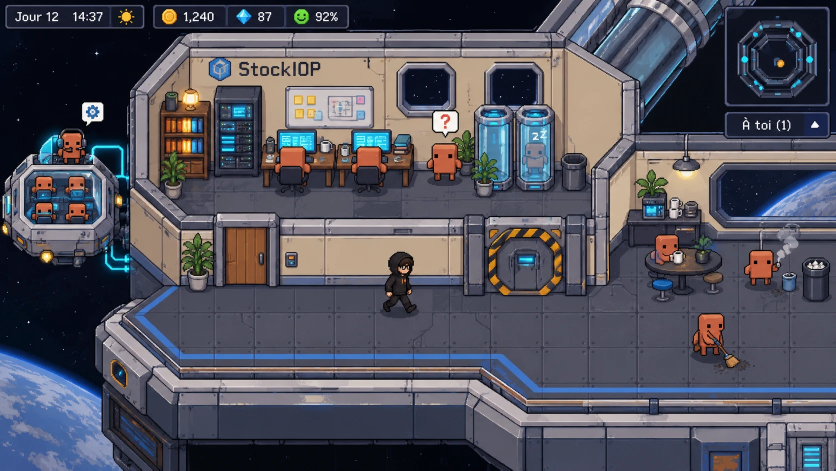
#> input picture hq/conception/references/chatgpt-9.webp, 1672 x 941 px (shown at 1/2 size)
$ python kit_station.py
#> lines starting #> are read from the running program, lines starting #| are printed output that depends on the picture
### hq/art/pixeliser.py
"""Responsabilité : ramener un morceau d'image de référence (illustration « façon pixel art » générée par ChatGPT,
floue et à pixels irréguliers) en VRAI pixel art du jeu : fond retiré, une seule taille de pixel (grille de 16 px par
case, affichée ×2), palette réduite, bords francs. Utilisé pour bâtir le kit de textures et de sprites de la station.

Usage en module : `pixeliser(image, boite, echelle)` ; en ligne de commande : voir `main`.
"""
from __future__ import annotations

import argparse
from pathlib import Path

import numpy as np
from PIL import Image
from scipy import ndimage

Boite = tuple[int, int, int, int]


# [11 lines left out: function retirer_fond, not called in this run]


def reduire(im: Image.Image, echelle: float) -> Image.Image:
    """Une case de `echelle` px de l'image source devient un pixel d'art (moyenne, alpha tranché net)."""
    w = max(1, round(im.width / echelle))
    h = max(1, round(im.height / echelle))
    a = np.array(im.convert('RGBA')).astype(float)
    a[..., :3] *= a[..., 3:4] / 255
    pre = Image.fromarray(a.astype(np.uint8)).resize((w, h), Image.Resampling.BOX)
    alpha = im.getchannel('A').resize((w, h), Image.Resampling.BOX)
    b = np.array(pre).astype(float)
    al = np.array(alpha).astype(float)
    b[..., :3] = np.where(al[..., None] > 0, b[..., :3] * 255 / np.maximum(al[..., None], 1), 0)
    b[..., 3] = np.where(al > 110, 255, 0)
    return Image.fromarray(b.clip(0, 255).astype(np.uint8))


def palette(im: Image.Image, couleurs: int) -> Image.Image:
    """Palette réduite (médiane), transparence conservée : des aplats nets au lieu du flou de l'illustration."""
    rgb = im.convert('RGB').quantize(colors=couleurs, method=Image.Quantize.MEDIANCUT, dither=Image.Dither.NONE)
    out = rgb.convert('RGBA')
    out.putalpha(im.getchannel('A'))
    return out


def pixeliser(source: Image.Image, boite: Boite, echelle: float, couleurs: int = 20, fond: bool = True) -> Image.Image:
    morceau = source.crop(boite)
    if fond:
        morceau = retirer_fond(morceau)
    else:
        morceau = morceau.convert('RGBA')
    return palette(reduire(morceau, echelle), couleurs)


# [12 lines left out: function main, not called in this run]


# [2 lines that do not run on import are left out]

### hq/art/kit_station.py
"""Responsabilité : prélever le kit de la station dans l'image de référence validée par Chris (compartiment StockIOP,
`conception/references/chatgpt-9.webp`, et planche `chatgpt-7.webp`) et le remettre au propre en vrai pixel art,
à l'échelle commune du jeu : 4 px de l'image = 1 px d'art, une case = 20 px d'art (une plaque de sol).
Sortie : `art/kit/*.png` (pièces sources du rendu) + `art/kit/planche.png` (contrôle visuel).
"""
from __future__ import annotations

from pathlib import Path

from PIL import Image

from pixeliser import palette, pixeliser, reduire

ICI = Path(__file__).resolve().parent
REF = ICI.parent / 'conception' / 'references'
KIT = ICI / 'kit'
ECHELLE = 4.0
CASE = 20

# nom → (image, boîte x0 y0 x1 y1 dans l'image source, fond à retirer)
PIECES: dict[str, tuple[str, tuple[int, int, int, int], bool]] = {
    'sol-plaque': ('chatgpt-9.webp', (428, 625, 508, 695), False),
    'mur-bas': ('chatgpt-9.webp', (650, 432, 898, 574), False),
    'mur-fond-haut': ('chatgpt-9.webp', (560, 68, 760, 112), False),
    'creme': ('chatgpt-9.webp', (520, 150, 600, 230), False),
    'porte-bois': ('chatgpt-9.webp', (436, 448, 562, 576), False),
    'sas': ('chatgpt-9.webp', (968, 428, 1128, 592), False),
    'hublot': ('chatgpt-9.webp', (792, 118, 916, 230), False),
    'bord-coursive': ('chatgpt-9.webp', (430, 700, 830, 800), False),
}


def piece(nom: str) -> Image.Image:
    fichier, boite, fond = PIECES[nom]
    img = pixeliser(Image.open(REF / fichier), boite, ECHELLE, couleurs=24, fond=fond)
    if nom == 'sol-plaque':  # plaque vue un peu écrasée dans l'image : ramenée à une case carrée
        img = img.resize((CASE, CASE), Image.Resampling.NEAREST)
    return img


def planche(pieces: dict[str, Image.Image]) -> Image.Image:
    z = 5
    largeur = sum(p.width * z + 24 for p in pieces.values()) + 24
    hauteur = max(p.height * z for p in pieces.values()) + 48
    f = Image.new('RGBA', (largeur, hauteur), (11, 14, 28, 255))
    x = 24
    for p in pieces.values():
        f.alpha_composite(p.resize((p.width * z, p.height * z), Image.Resampling.NEAREST), (x, 24))
        x += p.width * z + 24
    return f


def main() -> None:
    KIT.mkdir(exist_ok=True)
    pieces = {nom: piece(nom) for nom in PIECES}
#> in reduire, `alpha = im.getchannel('A').resize((w, h), Image.Resampling.BOX)`: alpha: PIL image 20x18 L; every value is 255
#> in piece, `img = img.resize((CASE, CASE), Image.Resampling.NEAREST)`:
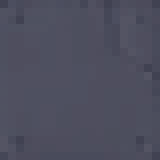
#> img: PIL image 20x20 RGBA (shown 8 times larger); mean R, G, B, A 77.5, 78.2, 93.9, 255
#> in reduire (call 2), `alpha = im.getchannel('A').resize((w, h), Image.Resampling.BOX)`: alpha: PIL image 62x36 L; every value is 255
#> in reduire (call 2), `al = np.array(alpha).astype(float)`: al: shape (36, 62) float64; every value is 255
#> call 2 of palette, with couleurs = 24
#> in palette (call 2), `rgb = im.convert('RGB').quantize(colors=couleurs, method=Image.Quantiz..`:
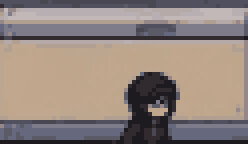
#> rgb: PIL image 62x36 P (shown 4 times larger); mean R, G, B 145.9, 132.2, 125.5
#> call 3 of pixeliser, with boite = (560, 68, 760, 112), echelle = 4, couleurs = 24, fond = False
#> in pixeliser (call 3), `morceau = source.crop(boite)`:
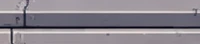
#> morceau: PIL image 200x44 RGB; mean R, G, B 139.4, 133.8, 142.1
#> in reduire (call 4), `alpha = im.getchannel('A').resize((w, h), Image.Resampling.BOX)`: alpha: PIL image 20x20 L; every value is 255
#> in reduire (call 4), `al = np.array(alpha).astype(float)`: al: shape (20, 20) float64; every value is 255
#> call 4 of palette, with couleurs = 24
#> in palette (call 4), `rgb = im.convert('RGB').quantize(colors=couleurs, method=Image.Quantiz..`:
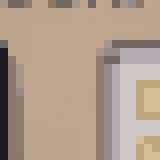
#> rgb: PIL image 20x20 P (shown 8 times larger); mean R, G, B 175.8, 156.7, 138.5
#> in reduire (call 5), `pre = Image.fromarray(a.astype(np.uint8)).resize((w, h), Image.Resampl..`:
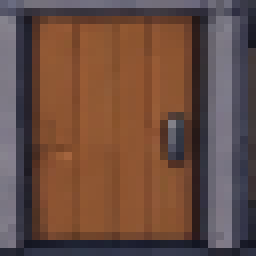
#> pre: PIL image 32x32 RGBA (shown 8 times larger); mean R, G, B, A 106, 76.9, 65.6, 255
#> in reduire (call 5), `alpha = im.getchannel('A').resize((w, h), Image.Resampling.BOX)`: alpha: PIL image 32x32 L; every value is 255
#> in reduire (call 5), `al = np.array(alpha).astype(float)`: al: shape (32, 32) float64; every value is 255
#> in pixeliser (call 6), `morceau = source.crop(boite)`:
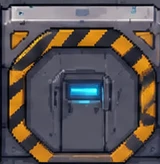
#> morceau: PIL image 160x164 RGB; mean R, G, B 90.7, 83, 81.9
#> in reduire (call 6), `alpha = im.getchannel('A').resize((w, h), Image.Resampling.BOX)`: alpha: PIL image 40x41 L; every value is 255
#> in reduire (call 6), `al = np.array(alpha).astype(float)`: al: shape (41, 40) float64; every value is 255
#> in palette (call 6), `rgb = im.convert('RGB').quantize(colors=couleurs, method=Image.Quantiz..`:
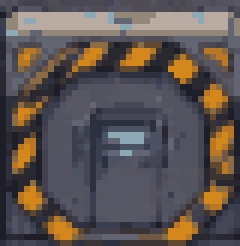
#> rgb: PIL image 40x41 P (shown 6 times larger); mean R, G, B 92.3, 83.5, 81.4
#> pieces = 8 items
    for nom, img in pieces.items():
        img.save(KIT / f'{nom}.png')
        print(f'{nom:15s} {img.width}×{img.height}')
#> this loop made 8 passes
#> nom on passes 1 to 8: 'sol-plaque', 'mur-bas', 'mur-fond-haut', 'creme', 'porte-bois', 'sas', 'hublot', 'bord-coursive'
#| sol-plaque      20×20
#| mur-bas         62×36
#| mur-fond-haut   50×11
#| creme           20×20
#| porte-bois      32×32
#| sas             40×41
#| hublot          31×28
#| bord-coursive   100×25
    planche(pieces).save(KIT / 'planche.png')
#> in planche, `largeur = sum(p.width * z + 24 for p in pieces.values()) + 24`: largeur = 1991
#> in planche, `hauteur = max(p.height * z for p in pieces.values()) + 48`: hauteur = 253
#> the loop in planche, `for p in pieces.values():` made 8 passes
#> x on passes 1 to 8: 148, 482, 756, 880, 1064, 1288, 1467, 1991
#> after the loop in planche, `for p in pieces.values():`: x = 1991


if __name__ == '__main__':
    main()
